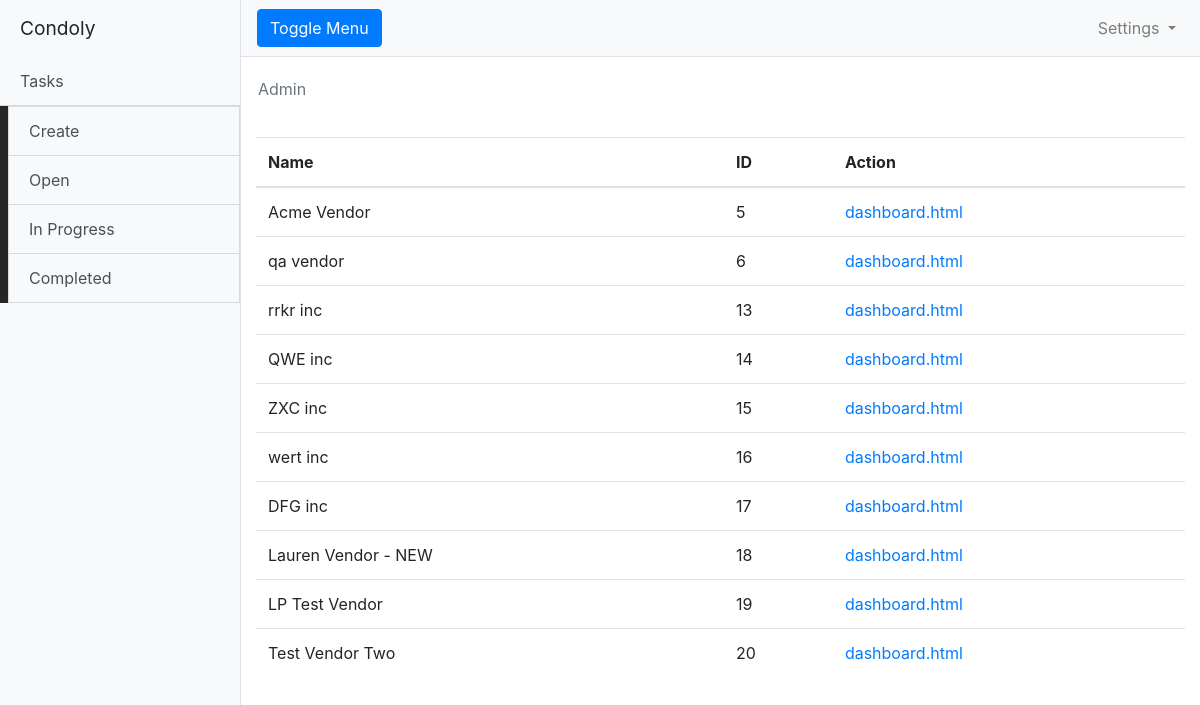
Page /admin/vendor/dashboard.html (signed in) on the committed database.
### model.py (models this page shows)
class Organization:
    def __init__(self, name, org_type):
        self.name = name
        self.org_type = org_type
        self.admin_approved = 'false'
        self.approval_type = 'new'

### app.py (the view)
@app.route('/admin/vendor/<status>', methods=['GET', 'POST'])
def admin_vendor_view_dispatch(status):
    session = get_session()
    orgs = session.query(model.Organization).filter_by(org_type='Vendor').all()
    return render_template("admin_list_vendor_orgs.html", orgs=orgs, status=status)

### app.py (called while the page is built)
@login_manager.user_loader
def load_user(user_id):
    if user_id is not None:
        session = get_session()
        return session.query(model.User).filter_by(id=user_id).one()
    return None

### templates/admin_list_vendor_orgs.html
{% extends "base.html" %}
{% block content %}
	<div class="row">
	<nav class="row">
        <nav class="navbar">
          <ol class="breadcrumb bg-white">
            <li class="breadcrumb-item active" aria-current="page">Admin</li>
          </ol>
        </nav>
	</nav>
        </div>
          <table class="table">
          <thead>
            <tr>
              <th scope="col">Name</th>
              <th scope="col">ID</th>
              <th scope="col">Action</th>
            </tr>
          </thead>
          <tbody>
	    {% for org in orgs %}
            <tr>
	      <td>{{ org.name  }}</a></th>
	      <td>{{ org.id }}</a></td>
	      <td><a href="{{ url_for('admin_vendor_org_dispatch', status=status, org_id=org.id)  }}">{{ status }}</td>
            </tr>
	    {% endfor  %}
          </tbody>
          </table>
	  {% endblock  %}

### rows in the picture
Organization: name "Acme Vendor", id "5", status "dashboard.html"
Organization: name "qa vendor", id "6", status "dashboard.html"
Organization: name "rrkr inc", id "13", status "dashboard.html"
Organization: name "QWE inc", id "14", status "dashboard.html"
Organization: name "ZXC inc", id "15", status "dashboard.html"
Organization: name "wert inc", id "16", status "dashboard.html"
Organization: name "DFG inc", id "17", status "dashboard.html"
Organization: name "Lauren Vendor - NEW", id "18", status "dashboard.html"
Organization: name "LP Test Vendor", id "19", status "dashboard.html"
Organization: name "Test Vendor Two", id "20", status "dashboard.html"
